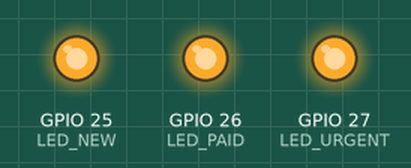
Simulated run of this sketch. Board: ESP32. Parts: output pins drawn as LEDs (lit = HIGH). WiFi joins after 1.5 s; servers stay silent unless stated; uploads are accepted with an empty reply.

Above: at 0.1 s.
At 0.7 s:
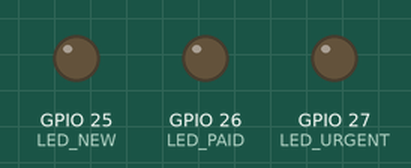
Timing chart, 0 to 2.2 s (numbered marks = the images above):
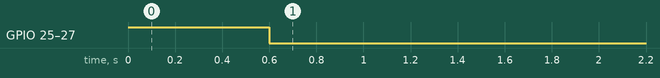

The sketch:

order_lights.ino
```cpp
// 3D Print Desk order lights. Polls Supabase every 5 minutes and drives 3 LEDs (+ optional buzzer).
#include <WiFi.h>
#include <WiFiClientSecure.h>
#include <HTTPClient.h>

const char* WIFI_SSID    = "YOUR_WIFI";
const char* WIFI_PASS    = "YOUR_PASSWORD";
const char* SUPABASE_URL = "https://YOUR-PROJECT.supabase.co";
const char* ANON_KEY     = "YOUR-ANON-KEY";
const char* DEVICE_KEY   = "YOUR-DEVICE-KEY";   // select value from app_secrets where key='device_key';
const int   SOON_DAYS    = 2;                    // "due soon" window
const unsigned long POLL_MS = 5UL * 60UL * 1000UL;
const unsigned long RETRY_MS = 30UL * 1000UL;

const int LED_NEW = 25, LED_PAID = 26, LED_URGENT = 27;
const int BUZZER = -1;                           // set a pin number to enable beeps

int nNew = 0, nPaid = 0, nSoon = 0, nLate = 0, fails = 0, lastNewTotal = -1;
unsigned long lastPoll = 0, waitMs = 0;

int field(const String& s, const char* k) {
  String key = String("\"") + k + "\":";
  int i = s.indexOf(key);
  return i < 0 ? 0 : s.substring(i + key.length()).toInt();
}

void beep(int n) {
  if (BUZZER < 0) return;
  for (int i = 0; i < n; i++) { digitalWrite(BUZZER, HIGH); delay(150); digitalWrite(BUZZER, LOW); delay(150); }
}

bool connectWifi() {
  if (WiFi.status() == WL_CONNECTED) return true;
  WiFi.begin(WIFI_SSID, WIFI_PASS);
  for (int i = 0; i < 40 && WiFi.status() != WL_CONNECTED; i++) delay(500);
  return WiFi.status() == WL_CONNECTED;
}

bool poll() {
  if (!connectWifi()) return false;
  WiFiClientSecure client;
  client.setInsecure();   // only counts are sent; for strict TLS pin the root CA here instead
  HTTPClient http;
  http.setTimeout(15000);
  if (!http.begin(client, String(SUPABASE_URL) + "/rest/v1/rpc/device_status")) return false;
  http.addHeader("apikey", ANON_KEY);
  http.addHeader("Content-Type", "application/json");
  int code = http.POST(String("{\"k\":\"") + DEVICE_KEY + "\",\"soon_days\":" + SOON_DAYS + "}");
  if (code != 200) { Serial.printf("HTTP %d\n", code); http.end(); return false; }
  String body = http.getString();
  http.end();
  Serial.println(body);
  nNew = field(body, "new_orders") + field(body, "accepted");
  nPaid = field(body, "paid_open");
  nSoon = field(body, "due_soon");
  nLate = field(body, "overdue");
  if (lastNewTotal >= 0 && nNew > lastNewTotal) beep(3);
  lastNewTotal = nNew;
  return true;
}

void setup() {
  Serial.begin(115200);
  int pins[] = {LED_NEW, LED_PAID, LED_URGENT};
  for (int p : pins) { pinMode(p, OUTPUT); digitalWrite(p, HIGH); }
  if (BUZZER >= 0) pinMode(BUZZER, OUTPUT);
  delay(600);
  for (int p : pins) digitalWrite(p, LOW);
  lastPoll = millis();
  if (poll()) waitMs = POLL_MS; else { fails = 1; waitMs = RETRY_MS; }
}

void loop() {
  if (millis() - lastPoll >= waitMs) {
    lastPoll = millis();
    if (poll()) { fails = 0; waitMs = POLL_MS; } else { fails++; waitMs = RETRY_MS; }
  }
  bool blink = (millis() / 500) % 2;
  if (fails >= 3) {                                  // offline: all three blink together
    digitalWrite(LED_NEW, blink); digitalWrite(LED_PAID, blink); digitalWrite(LED_URGENT, blink);
    delay(50); return;
  }
  digitalWrite(LED_NEW, nNew > 0);
  digitalWrite(LED_PAID, nPaid > 0);
  digitalWrite(LED_URGENT, nLate > 0 ? HIGH : (nSoon > 0 ? blink : LOW));
  delay(50);
}
```
